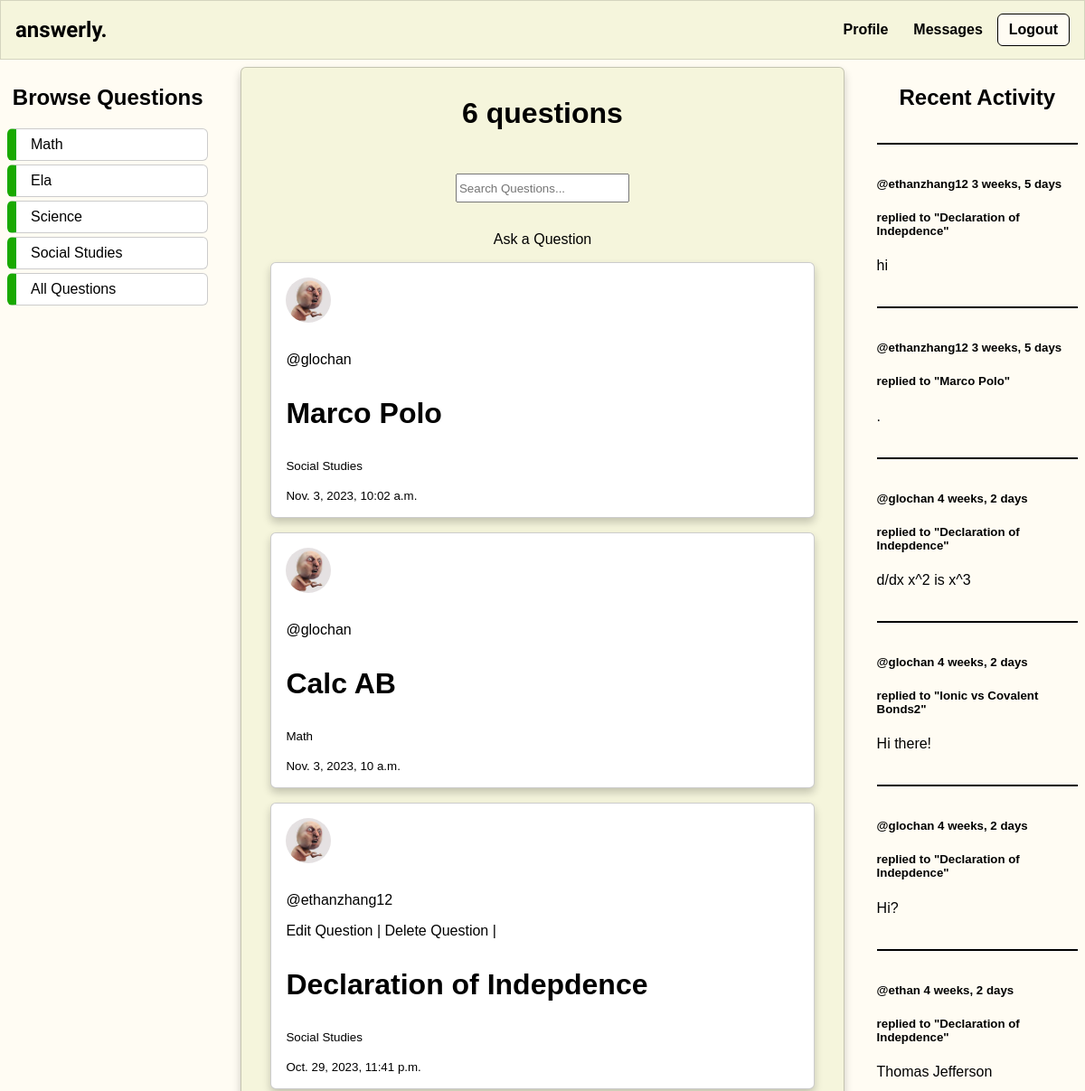
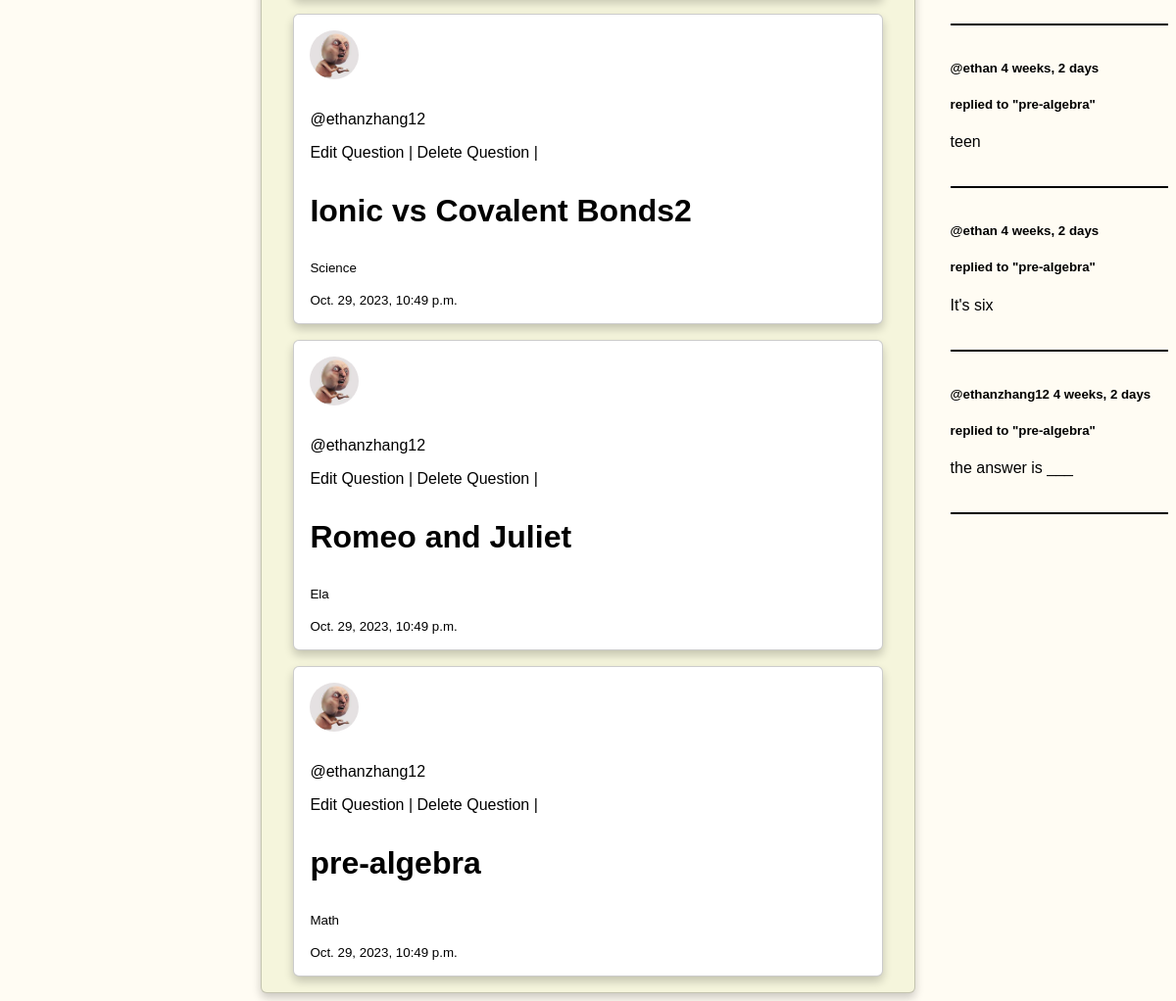
Page /question-list/ (signed in) on the committed database (2 pictures, top to bottom).
### questions/models.py (models this page shows, shortened)
class Question(models.Model):
    class Subject(models.TextChoices):
        MATH = 'Math'
        SCIENCE = 'Science'
        SOCIAL_STUDIES = 'Social Studies'
        ELA = 'Ela'
    author = models.ForeignKey(User, on_delete=models.SET_NULL, null=True)
    title = models.CharField(max_length=200)
    subject = models.CharField(max_length=20, choices = Subject.choices, null=False, blank=False )
    description = models.TextField(null=True, blank=True)
    participants = models.ManyToManyField(User, related_name='participants', blank=True)
    updated = models.DateTimeField(auto_now=True)
    image = models.ImageField(default='default.jpg', upload_to='question_images', blank=True, null=True)
    created = models.DateTimeField(auto_now_add=True)
    def __str__(self):
        return self.title

class Profile(models.Model):
    user = models.OneToOneField(User, on_delete=models.CASCADE)
    image = models.ImageField(default='default.jpg', upload_to='profile_pics')

class Response(models.Model):
    user = models.ForeignKey(User, on_delete=models.SET_NULL, null=True)
    question = models.ForeignKey(Question, on_delete=models.CASCADE)
    body = models.TextField()
    created = models.DateTimeField(auto_now_add=True)
    class Meta:
        ordering = ['-created']
    def __str__(self):
        return self.body[0:30]

### questions/views.py (the view)
# urls.py: path('question-list/', listQuestions, name='list-questions'),
def listQuestions(request):
    q = request.GET.get('q') if request.GET.get('q') != None else ''
    questions = Question.objects.filter(
        Q(subject__icontains = q) |
        Q(title__icontains = q) |
        Q(description__icontains = q)
        ).order_by('-created')
    count = Question.objects.count()
    responses = Response.objects.filter(Q(question__subject__icontains = q))
    context = {
        'questions': questions,
        'questions_count': count,
        'responses': responses
    }
    return render(request, 'questions/questions_list.html', context)

### questions/templates/questions/questions_list.html (shortened to what this page needs)
{% extends 'main.html' %}
{% block content %}
<div class="home-container">
    <div class="media-body">
        <h2>Browse Questions</h2>
        <div class="browse">
            <a href="{% url 'questions:list-questions' %}?q=Math">Math</a>
            <a href="{% url 'questions:list-questions' %}?q=Ela">Ela</a>
            <a href="{% url 'questions:list-questions' %}?q=Science">Science</a>
            <a href="{% url 'questions:list-questions' %}?q=Social Studies">Social Studies</a>
            <a href="{% url 'questions:list-questions' %}">All Questions</a>
        </div>
    </div>
    <div>
        <div class="home-header">
            <h3>{{questions_count}} questions</h3>
            <form method="GET" action="">
                <center><input type="text" name="q" placeholder="Search Questions..."></center>
            </form>
            <a class="btn btn-outline-info mb-4" href="{% url 'questions:create-question' %}">Ask a Question</a></center>
        </div>
        {% include 'questions/feed_component.html' %}
    </div>
    <div>
        {% include 'questions/activity_component.html' %}
    </div>
</div>
{% endblock content %}

### questions/templates/questions/feed_component.html
{% for question in questions %}
    <article class="media content-section">
            <div class = "media-body">
                <img class="account-img" style="border-radius: 50%; width: 50px; height: 50px;" src = "{{ question.author.profile.image.url }}">
                <p><a href="{% url 'questions:profile' question.author.id %}">@{{question.author.username}}</a></p>
                {% if request.user == question.author %}
                <a href="{% url 'questions:update-question' question.id %}">Edit Question | </a>
                <a href="{% url 'questions:delete-question' question.id %}">Delete Question | </a>
                {% endif %}
                <h3><a href="{% url 'questions:question' question.id %}">{{ question.title }}</a></h3>
                <small>{{question.subject}}</small><br><br>
                <small>{{ question.created }}</small>
            </div>
    </article>
{% endfor %}

### questions/templates/questions/activity_component.html
<h2>Recent Activity</h2>
<hr>
{% for message in responses %}
    <div class="media-body">
        <h5><a href="{% url 'questions:profile' message.user.id %}">@{{ message.user }}</a> {{ message.created|timesince }}</h5>
        <h5>replied to <a href="{% url 'questions:question' message.question.id %}">"{{ message.question }}"</a></h5>
        <p>{{ message }}</p>
        <hr>
    </div>
{% endfor %}

### static/styles/main.css (style rules this page uses)
h3 { font-size: 2rem; }
input { min-width: 12rem; margin: 1rem 0; }
a { color: #71c6dd; text-decoration: None; }
.account-img { height: 125px; width: 125px; margin-right: 20px; margin-bottom: 16px; border-radius: 50%; }
:root { --primary: #fffcf3; --secondary: #fff; --font-color: #000; --accent: #f5f5dc; }
body { color: var(--font-color); font-family: sans-serif; background: var(--primary); margin: 0; }
.home-container, .profile-container { display: grid; grid-template-columns: 1fr 3fr 1fr; gap: 2.25rem; }
.home-container > div:nth-child(2), .profile-container > div:nth-child(2) { padding: 0 2rem; background-color: var(--accent); border: 1px solid rgba(0, 0, 0, 0.2); border-radius: 6px; box-shadow: 0 5px 10px #0003; }
.home-container > div:nth-child(2) > article, .profile-container > div:nth-child(2) > article { padding: 1rem; margin: 1rem 0; border-radius: 6px; border: 1px solid rgba(0, 0, 0, 0.2); box-shadow: 0 5px 10px #0003; background-color: var(--secondary); }
.home-header { display: flex; flex-direction: column; align-items: center; }
h1, h2 { text-align: center; }
input[type="text"], input[type="password"] { min-height: 2rem; min-width: 12rem; }
article { padding: 1rem 0; margin: 1rem; background-color: var(--accent); border: 1px solid rgba(0, 0, 0, 0.2); box-shadow: 0 5px 10px #0003; border-radius: 6px; }
hr { height: 2px; margin: 2.25rem 0; border: none; background-color: var(--font-color); }
a { color: var(--font-color); text-decoration: none; }
.browse a { display: block; padding: 0.5rem 1rem; margin: 0.25rem 0; border: 1px solid rgba(0, 0, 0, 0.2); border-radius: 6px; background-color: var(--secondary); border-left: 10px solid #19a900; }

### rows in the picture
Question: author.profile.image (picture), author.username "glochan", title "Marco Polo", subject "Social Studies", created "Nov. 3, 2023, 10:02 a.m."
Question: author.profile.image (picture), author.username "glochan", title "Calc AB", subject "Math", created "Nov. 3, 2023, 10 a.m."
Question: author.profile.image (picture), author.username "ethanzhang12", shows "Edit Question |", title "Declaration of Indepdence", subject "Social Studies", created "Oct. 29, 2023, 11:41 p.m."
Question: author.profile.image (picture), author.username "ethanzhang12", shows "Edit Question |", title "Ionic vs Covalent Bonds2", subject "Science", created "Oct. 29, 2023, 10:49 p.m."
Question: author.profile.image (picture), author.username "ethanzhang12", shows "Edit Question |", title "Romeo and Juliet", subject "Ela", created "Oct. 29, 2023, 10:49 p.m."
Question: author.profile.image (picture), author.username "ethanzhang12", shows "Edit Question |", title "pre-algebra", subject "Math", created "Oct. 29, 2023, 10:49 p.m."
Response: user "ethanzhang12", created "3 weeks, 5 days", question "Declaration of Indepdence", body "hi"
Response: user "ethanzhang12", created "3 weeks, 5 days", question "Marco Polo", body "."
Response: user "glochan", created "4 weeks, 2 days", question "Declaration of Indepdence", body "d/dx x^2 is x^3"
Response: user "glochan", created "4 weeks, 2 days", question "Ionic vs Covalent Bonds2", body "Hi there!"
Response: user "glochan", created "4 weeks, 2 days", question "Declaration of Indepdence", body "Hi?"
Response: user "ethan", created "4 weeks, 2 days", question "Declaration of Indepdence", body "Thomas Jefferson"
Response: user "ethan", created "4 weeks, 2 days", question "pre-algebra", body "teen"
Response: user "ethan", created "4 weeks, 2 days", question "pre-algebra", body "It's six"
Response: user "ethanzhang12", created "4 weeks, 2 days", question "pre-algebra", body "the answer is ___"

### other values in the picture
{{ questions_count }} "6"
